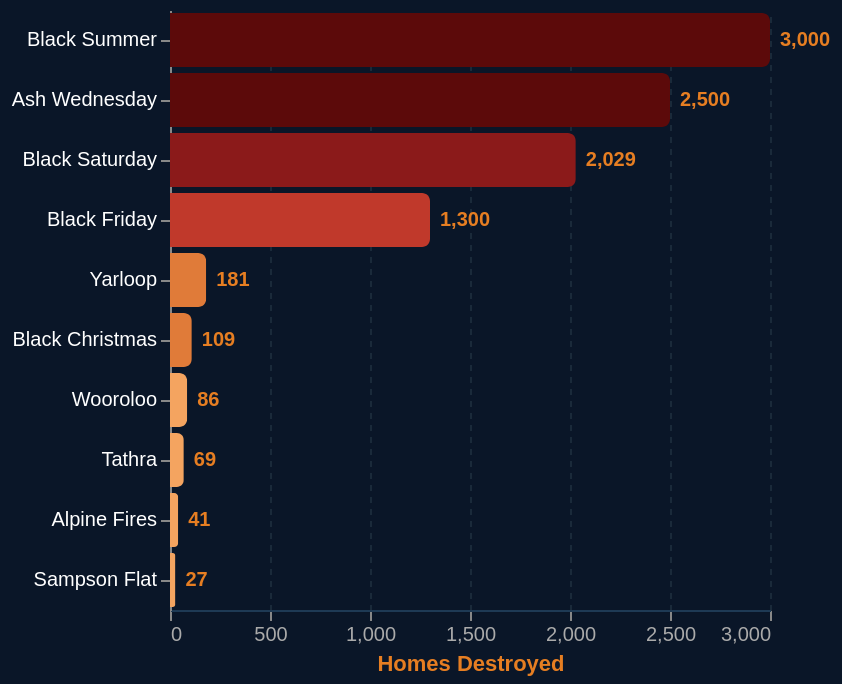

Here is the Vega-Lite specification saved for this chart:
### Vega-Lite specification from a JSON file in a GitHub repository (floating-point values rounded to 4 significant figures)
{"$schema": "https://vega.github.io/schema/vega-lite/v5.json", "width": "container", "height": 300, "data": {"values": [{"event_name": "Black Summer", "year": "2019", "homes": 3000}, {"event_name": "Ash Wednesday", "year": "1983", "homes": 2500}, {"event_name": "Black Saturday", "year": "2009", "homes": 2029}, {"event_name": "Black Friday", "year": "1939", "homes": 1300}, {"event_name": "Yarloop", "year": "2016", "homes": 181}, {"event_name": "Black Christmas", "year": "2001", "homes": 109}, {"event_name": "Wooroloo", "year": "2021", "homes": 86}, {"event_name": "Tathra", "year": "2018", "homes": 69}, {"event_name": "Alpine Fires", "year": "2003", "homes": 41}, {"event_name": "Sampson Flat", "year": "2015", "homes": 27}]}, "encoding": {"y": {"field": "event_name", "type": "nominal", "sort": null, "title": null, "axis": {"labelFontSize": 10, "labelColor": "#ffffff", "labelLimit": 180}}}, "layer": [{"mark": {"type": "bar", "cornerRadiusEnd": 4}, "encoding": {"x": {"field": "homes", "type": "quantitative", "title": "Homes Destroyed", "axis": {"format": ",.0f", "titleFontSize": 11, "labelFontSize": 10, "titleColor": "#E67E22", "labelColor": "#aaaaaa", "grid": true, "gridDash": [3, 3], "gridColor": "#1a2a3a", "domainColor": "#1e3a55"}}, "color": {"field": "homes", "type": "quantitative", "scale": {"type": "threshold", "domain": [100, 500, 1500, 2500], "range": ["#f4a460", "#e07b39", "#c0392b", "#8b1a1a", "#5c0a0a"]}, "legend": null}, "tooltip": [{"field": "event_name", "type": "nominal", "title": "Event"}, {"field": "year", "type": "ordinal", "title": "Year"}, {"field": "homes", "type": "quantitative", "title": "Homes Destroyed", "format": ",.0f"}]}}, {"mark": {"type": "text", "align": "left", "dx": 5, "baseline": "middle", "fontSize": 10, "fontWeight": "bold", "color": "#E67E22"}, "encoding": {"x": {"field": "homes", "type": "quantitative"}, "text": {"field": "homes", "type": "quantitative", "format": ",.0f"}}}], "config": {"background": "#0a1628", "view": {"stroke": "transparent"}}}
